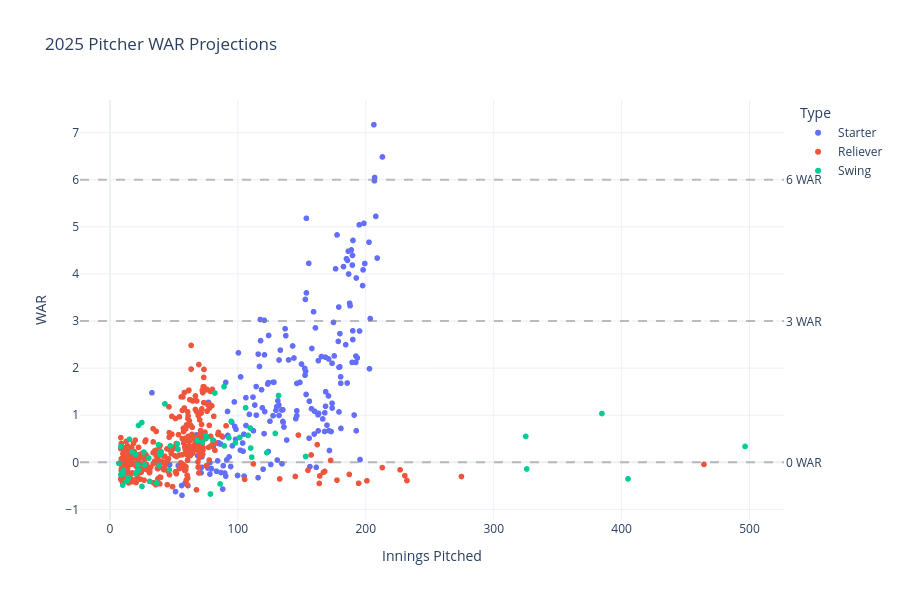

The code cell stored with this chart in its notebook:
### Code cell
# Cell 5: Pitcher Projections Scatter

if ros_models_loaded:
    # Add pitcher type for coloring
    pitcher_complete_copy = pitcher_complete.copy()
    pitcher_complete_copy['Type'] = pitcher_complete_copy.apply(
        lambda row: 'Starter' if row.get('GS_per_G', row.get('GS', 0) / max(row.get('G', 1), 1)) > 0.7
        else ('Reliever' if row.get('GS_per_G', row.get('GS', 0) / max(row.get('G', 1), 1)) < 0.1
              else 'Swing'),
        axis=1
    )

    fig_pitchers = create_war_scatter(
        df=pitcher_complete_copy,
        player_type='pitcher',
        title="2025 Pitcher WAR Projections",
        color_by='Type',
        hover_data=['Name', 'Team', 'Type', 'Total_Projected_IP', 'Current_WAR', 'ROS_WAR', 'Total_Projected_WAR']
    )

    fig_pitchers.show()
else:
    print("Skipping pitcher scatter (ROS models not loaded)")

### Figure 1 — Plotly figure (JSON) as saved in the notebook; plotly's stock layout.template omitted (floating-point values rounded to 4 significant figures; data arrays with more than 128 entries replaced by an {"elided": "..."} marker saying what was removed)
{"data": [{"customdata": {"elided": "198x5 mixed values"}, "hovertemplate": "Type=%{customdata[2]}<br>Innings Pitched=%{x}<br>WAR=%{y}<br>Name=%{customdata[0]}<br>Team=%{customdata[1]}<br>Current_WAR=%{customdata[3]}<br>ROS_WAR=%{customdata[4]}<extra></extra>", "legendgroup": "Starter", "marker": {"color": "#636efa", "symbol": "circle"}, "mode": "markers", "name": "Starter", "showlegend": true, "type": "scattergl", "x": {"elided": "198 float values"}, "xaxis": "x", "y": {"elided": "198 float values"}, "yaxis": "y"}, {"customdata": {"elided": "338x5 mixed values"}, "hovertemplate": "Type=%{customdata[2]}<br>Innings Pitched=%{x}<br>WAR=%{y}<br>Name=%{customdata[0]}<br>Team=%{customdata[1]}<br>Current_WAR=%{customdata[3]}<br>ROS_WAR=%{customdata[4]}<extra></extra>", "legendgroup": "Reliever", "marker": {"color": "#EF553B", "symbol": "circle"}, "mode": "markers", "name": "Reliever", "showlegend": true, "type": "scattergl", "x": {"elided": "338 float values"}, "xaxis": "x", "y": {"elided": "338 float values"}, "yaxis": "y"}, {"customdata": {"elided": "61x5 mixed values"}, "hovertemplate": "Type=%{customdata[2]}<br>Innings Pitched=%{x}<br>WAR=%{y}<br>Name=%{customdata[0]}<br>Team=%{customdata[1]}<br>Current_WAR=%{customdata[3]}<br>ROS_WAR=%{customdata[4]}<extra></extra>", "legendgroup": "Swing", "marker": {"color": "#00cc96", "symbol": "circle"}, "mode": "markers", "name": "Swing", "showlegend": true, "type": "scattergl", "x": [89.19, 82.02, 106.1, 384.6, 129.3, 94.79, 109.7, 325.1, 131.8, 496.5, 98.04, 153.0, 42.97, 68.21, 22.34, 89.37, 24.92, 101.5, 52.65, 92.98, 75.03, 75.49, 37.86, 26.48, 47.21, 30.4, 15.2, 72.2, 110.0, 17.22, 52.9, 39.98, 39.15, 8.526, 39.22, 20.21, 22.34, 108.0, 7.043, 21.88, 122.7, 46.38, 10.51, 10.29, 8.526, 405.0, 80.32, 38.58, 20.04, 325.8, 20.25, 110.8, 27.17, 36.54, 14.24, 10.02, 25.05, 13.25, 31.04, 86.12, 78.56], "xaxis": "x", "y": [1.606, 1.471, 1.158, 1.036, 0.6125, 0.87, 0.727, 0.5488, 1.419, 0.3362, 0.4127, 0.1234, 1.241, 0.4622, 0.7823, 0.3485, 0.8442, 0.5269, 0.3926, 0.5188, 0.5648, 0.521, 0.3735, 0.2167, 0.3487, 0.08884, 0.4869, 0.4289, 0.3017, 0.2199, 0.2813, 0.224, 0.2154, 0.3312, 0.1619, 0.1635, -0.1658, 0.5707, -0.0234, -0.04941, 0.2039, -0.1581, -0.1701, -0.2481, -0.2609, -0.3527, 0.4752, -0.07037, -0.2439, -0.142, -0.228, 0.1094, -0.05489, -0.4378, -0.3317, -0.4845, -0.5131, -0.3962, -0.4051, -0.4594, -0.673], "yaxis": "y"}], "layout": {"annotations": [{"showarrow": false, "text": "0 WAR", "x": 1, "xanchor": "left", "xref": "x domain", "y": 0, "yanchor": "middle", "yref": "y"}, {"showarrow": false, "text": "3 WAR", "x": 1, "xanchor": "left", "xref": "x domain", "y": 3, "yanchor": "middle", "yref": "y"}, {"showarrow": false, "text": "6 WAR", "x": 1, "xanchor": "left", "xref": "x domain", "y": 6, "yanchor": "middle", "yref": "y"}], "height": 600, "hovermode": "closest", "legend": {"title": {"text": "Type"}, "tracegroupgap": 0}, "shapes": [{"line": {"color": "gray", "dash": "dash"}, "opacity": 0.5, "type": "line", "x0": 0, "x1": 1, "xref": "x domain", "y0": 0, "y1": 0, "yref": "y"}, {"line": {"color": "gray", "dash": "dash"}, "opacity": 0.5, "type": "line", "x0": 0, "x1": 1, "xref": "x domain", "y0": 3, "y1": 3, "yref": "y"}, {"line": {"color": "gray", "dash": "dash"}, "opacity": 0.5, "type": "line", "x0": 0, "x1": 1, "xref": "x domain", "y0": 6, "y1": 6, "yref": "y"}], "showlegend": true, "title": {"text": "2025 Pitcher WAR Projections"}, "xaxis": {"anchor": "y", "domain": [0, 1], "title": {"text": "Innings Pitched"}}, "yaxis": {"anchor": "x", "domain": [0, 1], "title": {"text": "WAR"}}}}
